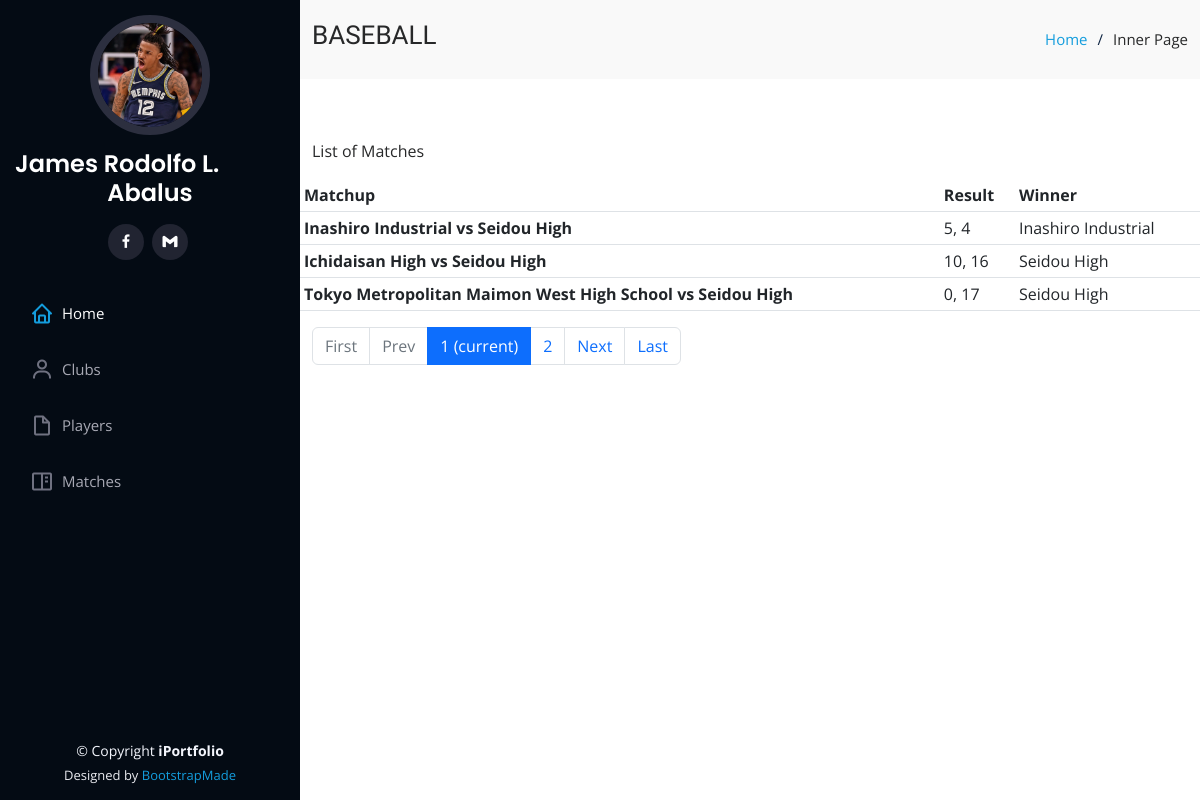
The app's page /match/ with its own data.
### baseball/models.py (models this page shows, shortened)
class BaseModel (models.Model):
    created_at = models.DateTimeField(
        auto_now_add=True, db_index=True
    )
    updated_at = models.DateTimeField(auto_now=True)
    class Meta:
        abstract = True

class Match(BaseModel):
    team1 = models.ForeignKey(Club, on_delete=models.CASCADE, related_name = "Team1")
    team2 = models.ForeignKey(Club, on_delete=models.CASCADE, related_name = "Team2")
    score_t1 = models.IntegerField()
    score_t2 = models.IntegerField()
    winner = models.ForeignKey(Club, on_delete=models.CASCADE, related_name = "Winner")
    game_date = models.DateField(default=timezone.now, blank=True, verbose_name="Date of Issuance")

class Club(BaseModel):
    name = models.CharField(max_length=100)
    coach = models.ForeignKey(Person, on_delete=models.CASCADE)
    description = models.TextField(null=True, blank=True)
    dorm_latitude = models.DecimalField(max_digits=22, decimal_places=16, null=True, blank=True)
    dorm_longitude = models.DecimalField(max_digits=22, decimal_places=16, null=True, blank=True)
    team_pic = models.ImageField(default="defaultimg.png", null=True, blank=True, verbose_name="Team Image")

### baseball/views.py (the view)
# urls.py: path('match/',views.MatchView.as_view(), name='match'),
class MatchView(ListView):
    model = Match
    context_object_name = 'match'
    template_name = "match.html"
    paginate_by = 3
    def get_context_data(self, **kwargs):
        context = super().get_context_data(**kwargs)
        context['header_text'] = 'List of Matches'
        return context
    def get_queryset(self, *args, **kwargs):
        qs = super(MatchView, self).get_queryset(*args, **kwargs)
        return qs

### landingpage/templates/match.html
{% extends 'base.html' %}
{% load static %}
{% block content %}
<div class="container">
    <p>
      {{ header_text }}
    </p>
    <div class="row">
        <table class="table table-sm">
            <thead>
              <tr>
                <th scope="col">Matchup </th>
                <th scope="col">Result</th>
                <th scope="col">Winner</th>
              </tr>
            </thead>
            <tbody>
                {% for object in object_list %}
              <tr>
                <th scope="row">{{ object.team1.name }} vs {{ object.team2.name }}</th>
                <td>{{ object.score_t1 }}, {{ object.score_t2 }}</td>
                <td>{{ object.winner.name }}</td>
              </tr>
              {% endfor %}
            </tbody>
          </table>
          {% include 'includes/pagination.html' %}
    </div>
  </div>
{% endblock content %}

### static/css/style.css (style rules this page uses)
body { font-family: "Open Sans", sans-serif; color: #272829; }

### records on screen
Match: team1.name "Inashiro Industrial", team2.name "Seidou High", score_t1 "5", score_t2 "4", winner.name "Inashiro Industrial"
Match: team1.name "Ichidaisan High", team2.name "Seidou High", score_t1 "10", score_t2 "16", winner.name "Seidou High"
Match: team1.name "Tokyo Metropolitan Maimon West High School", team2.name "Seidou High", score_t1 "0", score_t2 "17", winner.name "Seidou High"

### other values on screen
{{ header_text }} "List of Matches"
{{ page_num }} "1"
{{ page_num }} "2"
